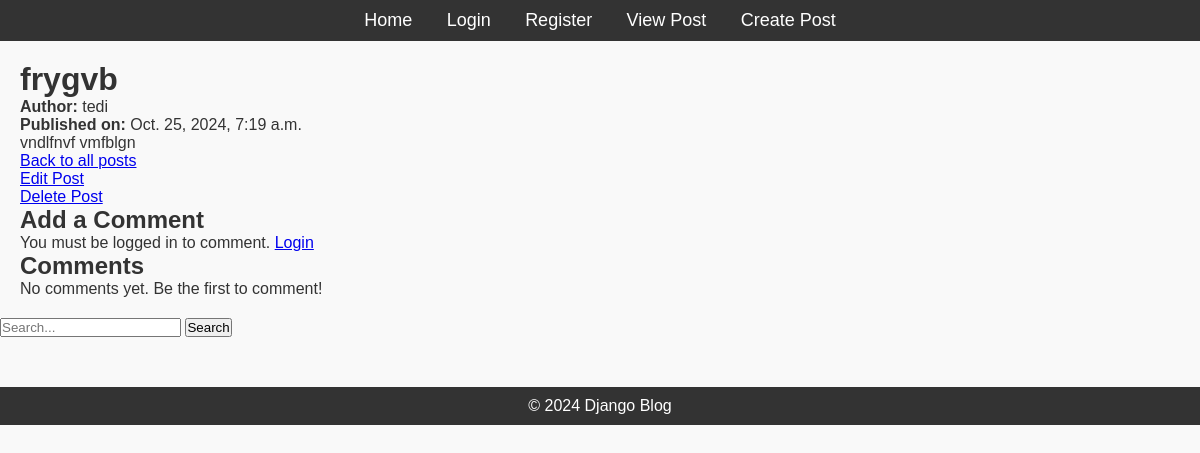
/post/1/, run on an earlier commit of the app's database.
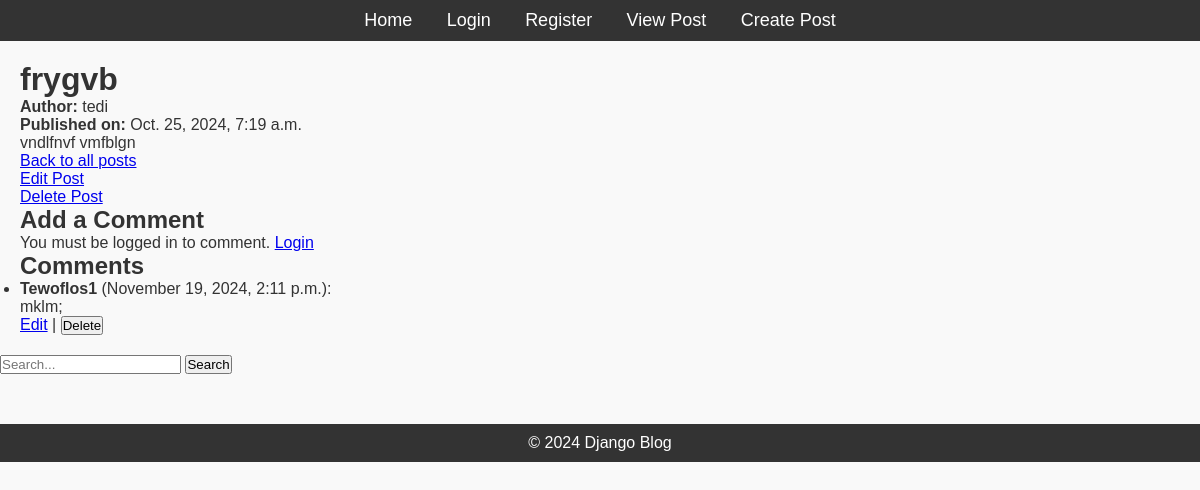
And on a later commit of the database.
### blog/models.py (models this page shows, shortened)
class Post(models.Model):
    title = models.CharField(max_length=200)
    content = models.TextField()
    published_date = models.DateTimeField(auto_now_add=True)
    author = models.ForeignKey(User, on_delete=models.CASCADE, related_name="posts")
    tags = TaggableManager()  # Use TaggableManager for tag management

class Comment(models.Model):
    post = models.ForeignKey(Post, on_delete=models.CASCADE, related_name="comments")
    author = models.ForeignKey(User, on_delete=models.CASCADE)
    content = models.TextField()
    created_at = models.DateTimeField(auto_now_add=True)
    updated_at = models.DateTimeField(auto_now=True)

### blog/views.py (the view)
# urls.py: path('post/<int:pk>/', PostDetailView.as_view(), name='post_detail'),    # View a specific post
class PostDetailView(DetailView):
    model = Post
    template_name = 'blog/post_detail.html'
    context_object_name = 'post'
    def get_context_data(self, **kwargs):
        context = super().get_context_data(**kwargs)
        context['comments'] = self.object.comments.all()  # Fetch comments related to the post
        return context

### blog/templates/blog/post_detail.html (shortened to what this page needs)
{% extends 'blog/base.html' %}
{% block content %}
    <h1>{{ post.title }}</h1>
    <p><strong>Author:</strong> {{ post.author.username }}</p>
    <p><strong>Published on:</strong> {{ post.published_date }}</p>
    <div class="post-content">
        <p>{{ post.content }}</p>
    </div>
    <p><a href="{% url 'post_list' %}">Back to all posts</a></p>
    <p><a href="{% url 'post_edit' post.pk %}">Edit Post</a></p>
    <p><a href="{% url 'post_delete' post.pk %}">Delete Post</a></p>
    <h2>Add a Comment</h2>
    {% if user.is_authenticated %}
        <form action="{% url 'comment_create' post.pk %}" method="post">
            {% csrf_token %}
            <input type="hidden" name="post" value="{{ post.pk }}">
            <textarea name="content" placeholder="Your comment here..." required></textarea>
            <button type="submit">Post Comment</button>
        </form>
    {% else %}
        <p>You must be logged in to comment. <a href="{% url 'login' %}">Login</a></p>
    {% endif %}
    <div class="comments-section">
        <h2>Comments</h2>
        {% if comments %}
            <ul class="comment-list">
                {% for comment in comments %}
                    <li class="comment">
                        <p><strong>{{ comment.author.username }}</strong> ({{ comment.created_at|date:"F j, Y, g:i a" }}):</p>
                        <p>{{ comment.content }}</p>
                        <a href="{% url 'comment_update' post.pk comment.pk %}">Edit</a> |
                        <form action="{% url 'comment_delete' post.pk comment.pk %}" method="post" style="display: inline;">
                            <input type="submit" value="Delete" onclick="return confirm('Are you sure you want to delete this comment?');">
                        </form>
                    </li>
                {% endfor %}
            </ul>
        {% else %}
            <p>No comments yet. Be the first to comment!</p>
        {% endif %}
    </div>
{% endblock %}

### blog/templates/blog/base.html (shortened to what this page needs)
<!DOCTYPE html>
<html lang="en">
<head>
    {% load static %}
    <link rel="stylesheet" href="{% static 'css/styles.css' %}">
</head>
<body>
    <header>
        <nav>
            <ul>
                <li><a href="{% url 'home' %}">Home</a></li>
                <li><a href="{% url 'login' %}">Login</a></li>
                <li><a href="{% url 'register' %}">Register</a></li>
                <li><a href="{% url 'post_list' %}">View Post</a></li>
                <li><a href="{% url 'post_create' %}">Create Post</a></li>
            </ul>
        </nav>
    </header>
    <div class="content">
        {% block content %}{% endblock %}
    </div>
    <form method="GET" action="{% url 'post_search' %}" style="margin: 20px 0;">
        <input type="text" name="q" placeholder="Search..." />
        <button type="submit">Search</button>
    </form>
    <footer>
        <p>&copy; 2024 Django Blog</p>
    </footer>
</body>
</html>

### blog/static/css/styles.css (style rules this page uses)
* { margin: 0; padding: 0; box-sizing: border-box; }
body { font-family: Arial, sans-serif; background-color: #f9f9f9; color: #333; }
header { background-color: #333; padding: 10px; text-align: center; }
header nav ul { list-style-type: none; }
header nav ul li { display: inline; margin: 0 15px; }
header nav ul li a { color: white; text-decoration: none; font-size: 18px; }
.content { margin: 20px; }
footer { text-align: center; margin-top: 50px; padding: 10px; background-color: #333; color: white; }

What changed in the data, as far as the page shows it:
added Comment: author.username "Tewoflos1", created_at "November 19, 2024, 2:11 p.m.", content "mklm;"
Also different on the page:
text no longer shown: "No comments yet. Be the first to comment!"
